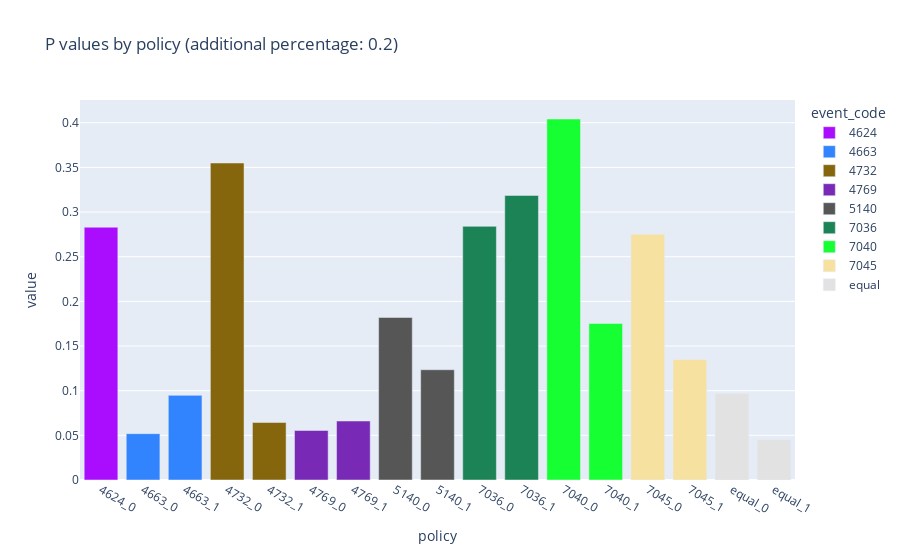
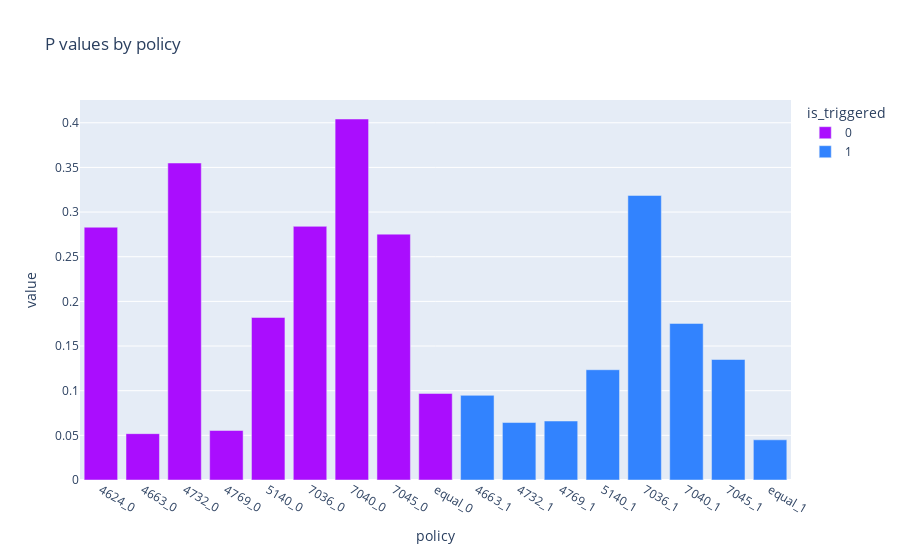
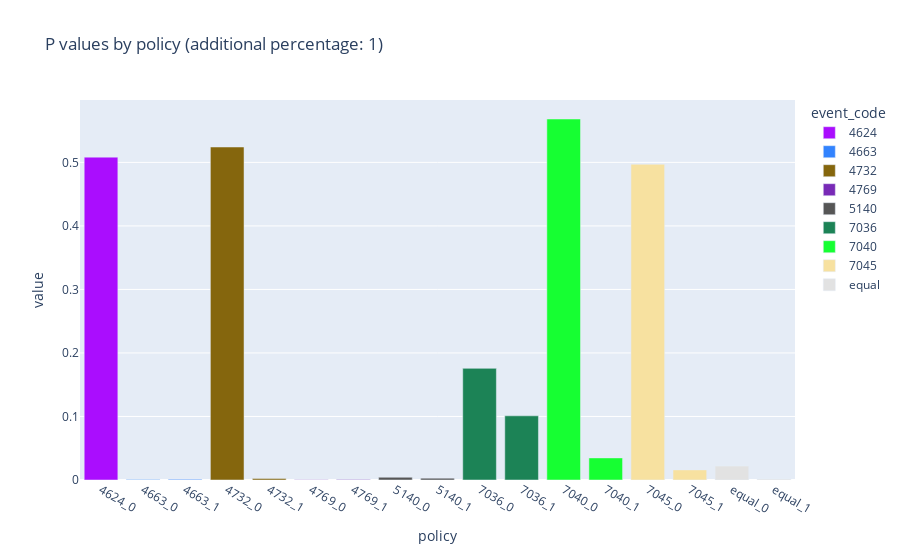
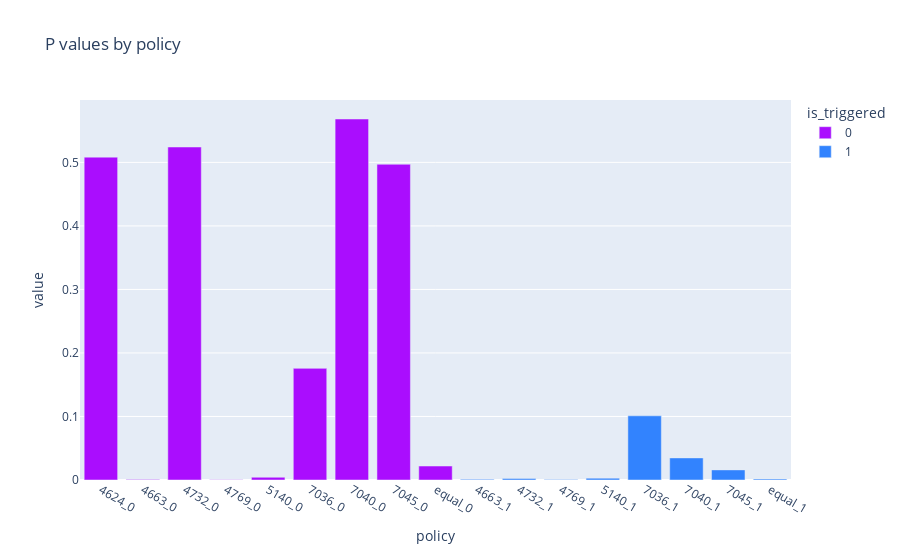

The notebook cell these images were saved under, in order:
### Code cell
for additional_percentage in [0.2, 1]:
    df = pd.read_csv('/home/shouei/GreenSecurity-FirstExperiment/SplunkResearch/experiments_____/processed_tesnorboard/p_values.csv')
    df = df[df['additional_percentage'] == additional_percentage]
    df = df.drop(columns=['run_name']).groupby('policy').mean().reset_index()
    df[['event_code', 'is_triggered']] = df['policy'].str.split('_', expand=True)
    bar_fig = px.bar(df, x='policy', y='value', title=f'P values by policy (additional percentage: {additional_percentage})', color='event_code', color_discrete_sequence=px.colors.qualitative.Alphabet)
    bar_fig.show()
    bar_fig = px.bar(df, x='policy', y='value', title='P values by policy', color='is_triggered', color_discrete_sequence=px.colors.qualitative.Alphabet)
    bar_fig.show()

### Figure 1 — Plotly figure (JSON) as saved in the notebook; plotly's stock layout.template omitted (floating-point values rounded to 4 significant figures)
{"data": [{"alignmentgroup": "True", "hovertemplate": "event_code=4624<br>policy=%{x}<br>value=%{y}<extra></extra>", "legendgroup": "4624", "marker": {"color": "#AA0DFE", "pattern": {"shape": ""}}, "name": "4624", "offsetgroup": "4624", "orientation": "v", "showlegend": true, "textposition": "auto", "type": "bar", "x": ["4624_0"], "xaxis": "x", "y": [0.283], "yaxis": "y"}, {"alignmentgroup": "True", "hovertemplate": "event_code=4663<br>policy=%{x}<br>value=%{y}<extra></extra>", "legendgroup": "4663", "marker": {"color": "#3283FE", "pattern": {"shape": ""}}, "name": "4663", "offsetgroup": "4663", "orientation": "v", "showlegend": true, "textposition": "auto", "type": "bar", "x": ["4663_0", "4663_1"], "xaxis": "x", "y": [0.0519, 0.09477], "yaxis": "y"}, {"alignmentgroup": "True", "hovertemplate": "event_code=4732<br>policy=%{x}<br>value=%{y}<extra></extra>", "legendgroup": "4732", "marker": {"color": "#85660D", "pattern": {"shape": ""}}, "name": "4732", "offsetgroup": "4732", "orientation": "v", "showlegend": true, "textposition": "auto", "type": "bar", "x": ["4732_0", "4732_1"], "xaxis": "x", "y": [0.3549, 0.06436], "yaxis": "y"}, {"alignmentgroup": "True", "hovertemplate": "event_code=4769<br>policy=%{x}<br>value=%{y}<extra></extra>", "legendgroup": "4769", "marker": {"color": "#782AB6", "pattern": {"shape": ""}}, "name": "4769", "offsetgroup": "4769", "orientation": "v", "showlegend": true, "textposition": "auto", "type": "bar", "x": ["4769_0", "4769_1"], "xaxis": "x", "y": [0.05543, 0.06606], "yaxis": "y"}, {"alignmentgroup": "True", "hovertemplate": "event_code=5140<br>policy=%{x}<br>value=%{y}<extra></extra>", "legendgroup": "5140", "marker": {"color": "#565656", "pattern": {"shape": ""}}, "name": "5140", "offsetgroup": "5140", "orientation": "v", "showlegend": true, "textposition": "auto", "type": "bar", "x": ["5140_0", "5140_1"], "xaxis": "x", "y": [0.182, 0.1235], "yaxis": "y"}, {"alignmentgroup": "True", "hovertemplate": "event_code=7036<br>policy=%{x}<br>value=%{y}<extra></extra>", "legendgroup": "7036", "marker": {"color": "#1C8356", "pattern": {"shape": ""}}, "name": "7036", "offsetgroup": "7036", "orientation": "v", "showlegend": true, "textposition": "auto", "type": "bar", "x": ["7036_0", "7036_1"], "xaxis": "x", "y": [0.284, 0.3186], "yaxis": "y"}, {"alignmentgroup": "True", "hovertemplate": "event_code=7040<br>policy=%{x}<br>value=%{y}<extra></extra>", "legendgroup": "7040", "marker": {"color": "#16FF32", "pattern": {"shape": ""}}, "name": "7040", "offsetgroup": "7040", "orientation": "v", "showlegend": true, "textposition": "auto", "type": "bar", "x": ["7040_0", "7040_1"], "xaxis": "x", "y": [0.4042, 0.1753], "yaxis": "y"}, {"alignmentgroup": "True", "hovertemplate": "event_code=7045<br>policy=%{x}<br>value=%{y}<extra></extra>", "legendgroup": "7045", "marker": {"color": "#F7E1A0", "pattern": {"shape": ""}}, "name": "7045", "offsetgroup": "7045", "orientation": "v", "showlegend": true, "textposition": "auto", "type": "bar", "x": ["7045_0", "7045_1"], "xaxis": "x", "y": [0.2753, 0.1349], "yaxis": "y"}, {"alignmentgroup": "True", "hovertemplate": "event_code=equal<br>policy=%{x}<br>value=%{y}<extra></extra>", "legendgroup": "equal", "marker": {"color": "#E2E2E2", "pattern": {"shape": ""}}, "name": "equal", "offsetgroup": "equal", "orientation": "v", "showlegend": true, "textposition": "auto", "type": "bar", "x": ["equal_0", "equal_1"], "xaxis": "x", "y": [0.09688, 0.045], "yaxis": "y"}], "layout": {"barmode": "relative", "legend": {"title": {"text": "event_code"}, "tracegroupgap": 0}, "title": {"text": "P values by policy (additional percentage: 0.2)"}, "xaxis": {"anchor": "y", "domain": [0, 1], "title": {"text": "policy"}}, "yaxis": {"anchor": "x", "domain": [0, 1], "title": {"text": "value"}}}}

### Figure 2 — Plotly figure (JSON) as saved in the notebook; plotly's stock layout.template omitted (floating-point values rounded to 4 significant figures)
{"data": [{"alignmentgroup": "True", "hovertemplate": "is_triggered=0<br>policy=%{x}<br>value=%{y}<extra></extra>", "legendgroup": "0", "marker": {"color": "#AA0DFE", "pattern": {"shape": ""}}, "name": "0", "offsetgroup": "0", "orientation": "v", "showlegend": true, "textposition": "auto", "type": "bar", "x": ["4624_0", "4663_0", "4732_0", "4769_0", "5140_0", "7036_0", "7040_0", "7045_0", "equal_0"], "xaxis": "x", "y": [0.283, 0.0519, 0.3549, 0.05543, 0.182, 0.284, 0.4042, 0.2753, 0.09688], "yaxis": "y"}, {"alignmentgroup": "True", "hovertemplate": "is_triggered=1<br>policy=%{x}<br>value=%{y}<extra></extra>", "legendgroup": "1", "marker": {"color": "#3283FE", "pattern": {"shape": ""}}, "name": "1", "offsetgroup": "1", "orientation": "v", "showlegend": true, "textposition": "auto", "type": "bar", "x": ["4663_1", "4732_1", "4769_1", "5140_1", "7036_1", "7040_1", "7045_1", "equal_1"], "xaxis": "x", "y": [0.09477, 0.06436, 0.06606, 0.1235, 0.3186, 0.1753, 0.1349, 0.045], "yaxis": "y"}], "layout": {"barmode": "relative", "legend": {"title": {"text": "is_triggered"}, "tracegroupgap": 0}, "title": {"text": "P values by policy"}, "xaxis": {"anchor": "y", "domain": [0, 1], "title": {"text": "policy"}}, "yaxis": {"anchor": "x", "domain": [0, 1], "title": {"text": "value"}}}}

### Figure 3 — Plotly figure (JSON) as saved in the notebook; plotly's stock layout.template omitted (floating-point values rounded to 4 significant figures)
{"data": [{"alignmentgroup": "True", "hovertemplate": "event_code=4624<br>policy=%{x}<br>value=%{y}<extra></extra>", "legendgroup": "4624", "marker": {"color": "#AA0DFE", "pattern": {"shape": ""}}, "name": "4624", "offsetgroup": "4624", "orientation": "v", "showlegend": true, "textposition": "auto", "type": "bar", "x": ["4624_0"], "xaxis": "x", "y": [0.5083], "yaxis": "y"}, {"alignmentgroup": "True", "hovertemplate": "event_code=4663<br>policy=%{x}<br>value=%{y}<extra></extra>", "legendgroup": "4663", "marker": {"color": "#3283FE", "pattern": {"shape": ""}}, "name": "4663", "offsetgroup": "4663", "orientation": "v", "showlegend": true, "textposition": "auto", "type": "bar", "x": ["4663_0", "4663_1"], "xaxis": "x", "y": [0.0005964, 0.001007], "yaxis": "y"}, {"alignmentgroup": "True", "hovertemplate": "event_code=4732<br>policy=%{x}<br>value=%{y}<extra></extra>", "legendgroup": "4732", "marker": {"color": "#85660D", "pattern": {"shape": ""}}, "name": "4732", "offsetgroup": "4732", "orientation": "v", "showlegend": true, "textposition": "auto", "type": "bar", "x": ["4732_0", "4732_1"], "xaxis": "x", "y": [0.5242, 0.00229], "yaxis": "y"}, {"alignmentgroup": "True", "hovertemplate": "event_code=4769<br>policy=%{x}<br>value=%{y}<extra></extra>", "legendgroup": "4769", "marker": {"color": "#782AB6", "pattern": {"shape": ""}}, "name": "4769", "offsetgroup": "4769", "orientation": "v", "showlegend": true, "textposition": "auto", "type": "bar", "x": ["4769_0", "4769_1"], "xaxis": "x", "y": [0.0004247, 0.0007912], "yaxis": "y"}, {"alignmentgroup": "True", "hovertemplate": "event_code=5140<br>policy=%{x}<br>value=%{y}<extra></extra>", "legendgroup": "5140", "marker": {"color": "#565656", "pattern": {"shape": ""}}, "name": "5140", "offsetgroup": "5140", "orientation": "v", "showlegend": true, "textposition": "auto", "type": "bar", "x": ["5140_0", "5140_1"], "xaxis": "x", "y": [0.004303, 0.002898], "yaxis": "y"}, {"alignmentgroup": "True", "hovertemplate": "event_code=7036<br>policy=%{x}<br>value=%{y}<extra></extra>", "legendgroup": "7036", "marker": {"color": "#1C8356", "pattern": {"shape": ""}}, "name": "7036", "offsetgroup": "7036", "orientation": "v", "showlegend": true, "textposition": "auto", "type": "bar", "x": ["7036_0", "7036_1"], "xaxis": "x", "y": [0.1757, 0.101], "yaxis": "y"}, {"alignmentgroup": "True", "hovertemplate": "event_code=7040<br>policy=%{x}<br>value=%{y}<extra></extra>", "legendgroup": "7040", "marker": {"color": "#16FF32", "pattern": {"shape": ""}}, "name": "7040", "offsetgroup": "7040", "orientation": "v", "showlegend": true, "textposition": "auto", "type": "bar", "x": ["7040_0", "7040_1"], "xaxis": "x", "y": [0.5683, 0.03477], "yaxis": "y"}, {"alignmentgroup": "True", "hovertemplate": "event_code=7045<br>policy=%{x}<br>value=%{y}<extra></extra>", "legendgroup": "7045", "marker": {"color": "#F7E1A0", "pattern": {"shape": ""}}, "name": "7045", "offsetgroup": "7045", "orientation": "v", "showlegend": true, "textposition": "auto", "type": "bar", "x": ["7045_0", "7045_1"], "xaxis": "x", "y": [0.497, 0.01594], "yaxis": "y"}, {"alignmentgroup": "True", "hovertemplate": "event_code=equal<br>policy=%{x}<br>value=%{y}<extra></extra>", "legendgroup": "equal", "marker": {"color": "#E2E2E2", "pattern": {"shape": ""}}, "name": "equal", "offsetgroup": "equal", "orientation": "v", "showlegend": true, "textposition": "auto", "type": "bar", "x": ["equal_0", "equal_1"], "xaxis": "x", "y": [0.02199, 0.001528], "yaxis": "y"}], "layout": {"barmode": "relative", "legend": {"title": {"text": "event_code"}, "tracegroupgap": 0}, "title": {"text": "P values by policy (additional percentage: 1)"}, "xaxis": {"anchor": "y", "domain": [0, 1], "title": {"text": "policy"}}, "yaxis": {"anchor": "x", "domain": [0, 1], "title": {"text": "value"}}}}

### Figure 4 — Plotly figure (JSON) as saved in the notebook; plotly's stock layout.template omitted (floating-point values rounded to 4 significant figures)
{"data": [{"alignmentgroup": "True", "hovertemplate": "is_triggered=0<br>policy=%{x}<br>value=%{y}<extra></extra>", "legendgroup": "0", "marker": {"color": "#AA0DFE", "pattern": {"shape": ""}}, "name": "0", "offsetgroup": "0", "orientation": "v", "showlegend": true, "textposition": "auto", "type": "bar", "x": ["4624_0", "4663_0", "4732_0", "4769_0", "5140_0", "7036_0", "7040_0", "7045_0", "equal_0"], "xaxis": "x", "y": [0.5083, 0.0005964, 0.5242, 0.0004247, 0.004303, 0.1757, 0.5683, 0.497, 0.02199], "yaxis": "y"}, {"alignmentgroup": "True", "hovertemplate": "is_triggered=1<br>policy=%{x}<br>value=%{y}<extra></extra>", "legendgroup": "1", "marker": {"color": "#3283FE", "pattern": {"shape": ""}}, "name": "1", "offsetgroup": "1", "orientation": "v", "showlegend": true, "textposition": "auto", "type": "bar", "x": ["4663_1", "4732_1", "4769_1", "5140_1", "7036_1", "7040_1", "7045_1", "equal_1"], "xaxis": "x", "y": [0.001007, 0.00229, 0.0007912, 0.002898, 0.101, 0.03477, 0.01594, 0.001528], "yaxis": "y"}], "layout": {"barmode": "relative", "legend": {"title": {"text": "is_triggered"}, "tracegroupgap": 0}, "title": {"text": "P values by policy"}, "xaxis": {"anchor": "y", "domain": [0, 1], "title": {"text": "policy"}}, "yaxis": {"anchor": "x", "domain": [0, 1], "title": {"text": "value"}}}}
